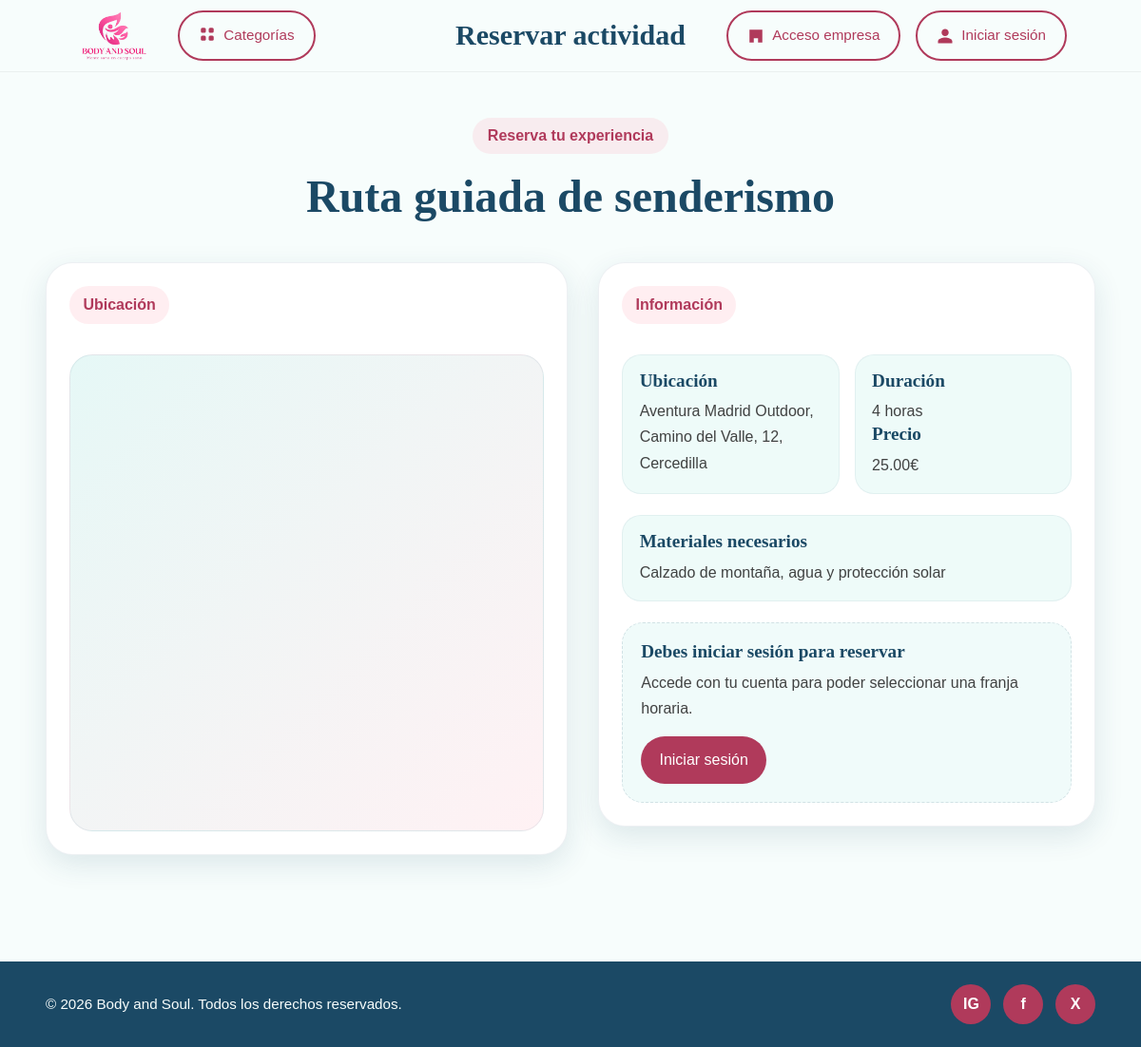
The page /publico/reserva.php?idact=1 on the database as committed earlier.
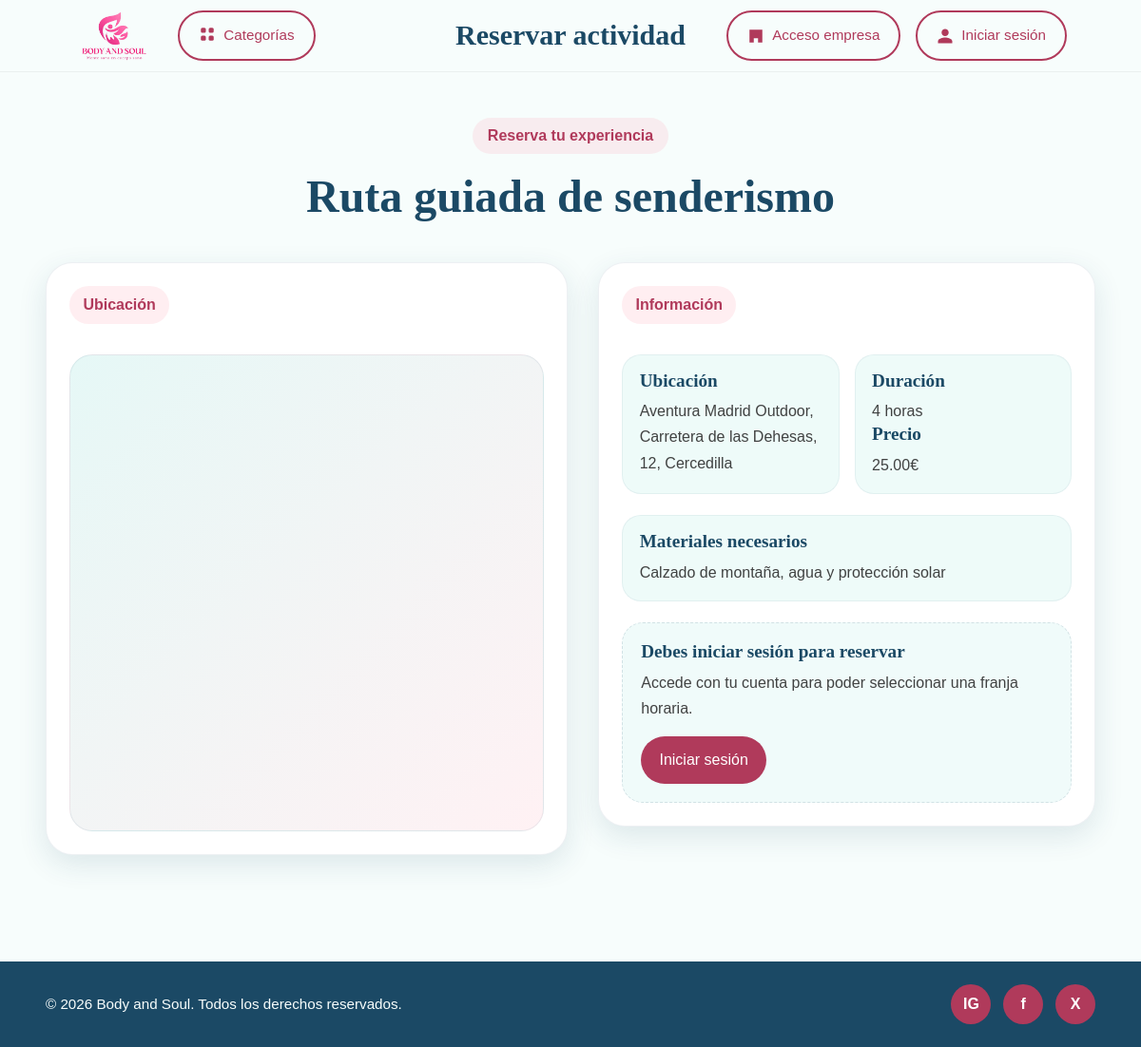
The same page on the database as committed later.
### tables this page shows
CREATE TABLE `servicio` (
  `id_servicio` int(11) NOT NULL,
  `id_empresa` int(11) NOT NULL,
  `nombre_servicio` varchar(150) NOT NULL,
  `descripcion` text DEFAULT NULL,
  `lugar` varchar(150) DEFAULT NULL,
  `id_categoria` int(11) NOT NULL,
  `precio` decimal(10,2) NOT NULL DEFAULT 0.00,
  `duracion` varchar(50) DEFAULT NULL,
  `materiales` text DEFAULT NULL,
  `estado` enum('activo','cancelado') NOT NULL DEFAULT 'activo',
  `id_municipio` int(11) DEFAULT NULL,
  `codigo_postal` varchar(10) DEFAULT NULL,
  `latitud` decimal(10,8) DEFAULT NULL,
  `longitud` decimal(11,8) DEFAULT NULL
);

### bd/bdact.php (called while the page is built, shortened)
<?php
class bdact{
public $pdo = "";
public function __construct($host,$port,$db,$user,$pass) {
    $this->pdo = new PDO("mysql:host=".$host.";port=".$port.";dbname=".$db.";charset=utf8", $user, $pass);
    }
public function obtenerActividadPorId($idServicio){
    $sentencia = "SELECT * FROM servicio WHERE id_servicio = :id_servicio AND estado = 'activo'";
    $ejecucion = $this->pdo->prepare($sentencia);
    $ejecucion->execute([
        ":id_servicio" => $idServicio
    ]);
    $fila = $ejecucion->fetch(PDO::FETCH_ASSOC);
    return $fila;
}
}
?>

### publico/reserva.php (the view, shortened to what this page needs)
<?php
$titulo = "<h1>Reservar actividad</h1>";
require_once("head.php");
require_once("../bd/bdact.php");
$bdact = new bdact("localhost", 3306, "plataforma_servicios1", "root", "");
$idServicio = (int) $_GET["idact"];
$actividad = $bdact->obtenerActividadPorId($idServicio);
?>
<main class="booking-page">
  <section class="booking-section">
    <div class="container">
      <div class="booking-title-block">
        <span class="section-tag">Reserva tu experiencia</span>
        <h2><?= htmlentities($actividad["nombre_servicio"]) ?></h2>
      </div>
      <div class="booking-layout">
        <article class="booking-map-card">
          <div class="booking-card-header">
            <span class="section-tag">Ubicación</span>
          </div>
          <div class="map-wrapper">
            <iframe
              src="https://www.google.com/maps?q=<?= urlencode($actividad["lugar"]) ?>&output=embed"
              title="Mapa de ubicación de la actividad"
              loading="lazy"
>
            </iframe>
          </div>
        </article>
        <article class="booking-form-card">
           <div class="booking-card-header">
            <span class="section-tag">Información</span>
          </div>
          <div class="booking-info-content">
            <div class="info-grid">
              <div class="info-item">
                <h4>Ubicación</h4>
                <p><?= htmlentities($actividad["lugar"]) ?></p>
              </div>
              <div class="info-item">
                <h4>Duración</h4>
                <p><?= !empty($actividad["duracion"]) ? htmlentities($actividad["duracion"]) : 'No especificada' ?></p>
                <h4>Precio</h4>
                  <p><?=$actividad['precio']?>€</p>
              </div>
            </div>
            <div class="info-box">
              <h4>Materiales necesarios</h4>
              <p><?= !empty($actividad["materiales"]) ? htmlentities($actividad["materiales"]) : 'No especificados' ?></p>
            </div>
            <?php if (!isset($_SESSION["usuario"])): ?>
              <div class="booking-empty-state">
                <h4>Debes iniciar sesión para reservar</h4>
                <p>Accede con tu cuenta para poder seleccionar una franja horaria.</p>
                <a href="login.php" class="btn btn-primary" style="margin-top: 1rem;">Iniciar sesión</a>
              </div>
            <?php endif; ?>
          </div>
        </article>
      </div>
    </div>
  </section>
</main>
<?php require_once("footer.php"); ?>
</body>
</html>

Rows that differ between the two databases and show on the page:
changed servicio "Ruta guiada de senderismo": lugar "Aventura Madrid Outdoor, Camino del Valle, 12, Cercedilla" → "Aventura Madrid Outdoor, Carretera de las Dehesas, 12, Cercedilla"
